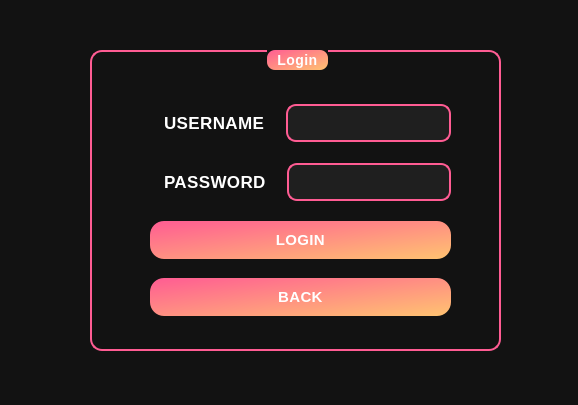
<?xml version="1.0" encoding="UTF-8"?>
<ui version="4.0">
 <class>studentlogin</class>
 <widget class="QDialog" name="studentlogin">
  <property name="geometry">
   <rect>
    <x>0</x>
    <y>0</y>
    <width>578</width>
    <height>405</height>
   </rect>
  </property>
  <property name="windowTitle">
   <string>Dialog</string>
  </property>
  <property name="styleSheet">
   <string notr="true">/* Main Window Background */
QWidget {
    background-color: #121212;
    color: #e0e0e0;
    font-family: 'Poppins', 'Segoe UI', sans-serif;
    font-size: 15px;
    letter-spacing: 0.4px;
    padding: 10px;
}

/* Labels */
QLabel {
    font-size: 17px;
    color: #ffffff;
    font-weight: 500;
}

/* Buttons */
QPushButton {
    background: qlineargradient(x1:0, y1:0, x2:1, y2:1, stop:0 #ff5c93, stop:1 #ffc371);
    border: none;
    border-radius: 14px;
    color: white;
    font-size: 15px;
    font-weight: bold;
    padding: 10px 22px;
    min-width: 120px;
    box-shadow: 0px 3px 8px rgba(0, 0, 0, 0.2);
    transition: all 0.25s;
}

QPushButton:hover {
    background: qlineargradient(x1:0, y1:0, x2:1, y2:1, stop:0 #ffc371, stop:1 #ff5c93);
    box-shadow: 0px 5px 12px rgba(255, 92, 147, 0.5);
}

QPushButton:pressed {
    background: qlineargradient(x1:0, y1:0, x2:1, y2:1, stop:0 #e34e82, stop:1 #ff9f57);
    transform: translateY(2px);
}

/* ComboBox */
QComboBox {
    background-color: #1f1f1f;
    border: 2px solid #ff5c93;
    border-radius: 10px;
    color: white;
    padding: 6px 12px;
    font-size: 14px;
}

QComboBox::drop-down {
    subcontrol-origin: padding;
    subcontrol-position: top right;
    width: 18px;
    background-color: #ff5c93;
    border-top-right-radius: 10px;
    border-bottom-right-radius: 10px;
}

QComboBox QAbstractItemView {
    background-color: #1f1f1f;
    color: #ffffff;
    selection-background-color: #ff5c93;
    border-radius: 8px;
}

/* LineEdit */
QLineEdit {
    background-color: #1f1f1f;
    border: 2px solid #ff5c93;
    border-radius: 10px;
    color: white;
    font-size: 14px;
    padding: 8px 12px;
}

/* Checkboxes */
QCheckBox {
    color: #ffffff;
    font-size: 14px;
}

QCheckBox::indicator {
    width: 18px;
    height: 18px;
    border: 2px solid #ff5c93;
    border-radius: 4px;
    background-color: transparent;
    transition: background-color 0.25s;
}

QCheckBox::indicator:checked {
    background-color: #ff5c93;
    border: 2px solid #ff9f57;
}

/* ScrollBar */
QScrollBar:vertical {
    background: #1f1f1f;
    width: 12px;
    margin: 4px;
    border-radius: 6px;
}

QScrollBar::handle:vertical {
    background: #ff5c93;
    border-radius: 6px;
    min-height: 20px;
}

QScrollBar::add-line, QScrollBar::sub-line {
    background: none;
}

/* Table Widget */
QTableWidget {
    background-color: #1f1f1f;
    border: 2px solid #ff5c93;
    color: #ffffff;
    font-size: 14px;
    gridline-color: #ff5c93;
}

QHeaderView::section {
    background-color: #ff5c93;
    color: white;
    padding: 6px;
    border: none;
}

/* Tooltips */
QToolTip {
    background-color: #ff5c93;
    color: white;
    padding: 6px;
    border-radius: 8px;
}

</string>
  </property>
  <widget class="QGroupBox" name="groupBox">
   <property name="geometry">
    <rect>
     <x>90</x>
     <y>50</y>
     <width>411</width>
     <height>301</height>
    </rect>
   </property>
   <property name="styleSheet">
    <string notr="true">QGroupBox {
    border: 2px solid #ff5c93;
    border-radius: 12px;
    margin-top: 1ex;
    padding-top: 10px;
    padding-bottom: 10px;
    color: white;
    font: bold 14px;
}

QGroupBox::title {
    border-radius: 8px;
    background-color: qlineargradient(x1:0, y1:0, x2:1, y2:1, stop:0 #ff5c93, stop:1 #ffc371);
    subcontrol-origin: margin;
    subcontrol-position: top center;
    padding: 2px 8px;
    color: white;
    font-size: 16px;
}</string>
   </property>
   <property name="title">
    <string>Login</string>
   </property>
   <widget class="QWidget" name="layoutWidget">
    <property name="geometry">
     <rect>
      <x>60</x>
      <y>40</y>
      <width>301</width>
      <height>241</height>
     </rect>
    </property>
    <layout class="QGridLayout" name="gridLayout">
     <item row="1" column="0">
      <layout class="QHBoxLayout" name="horizontalLayout_2">
       <item>
        <widget class="QLabel" name="label_2">
         <property name="text">
          <string>PASSWORD</string>
         </property>
        </widget>
       </item>
       <item>
        <widget class="QLineEdit" name="lineEdit_password">
         <property name="echoMode">
          <enum>QLineEdit::EchoMode::Password</enum>
         </property>
        </widget>
       </item>
      </layout>
     </item>
     <item row="0" column="0">
      <layout class="QHBoxLayout" name="horizontalLayout">
       <item>
        <widget class="QLabel" name="label">
         <property name="text">
          <string>USERNAME</string>
         </property>
        </widget>
       </item>
       <item>
        <widget class="QLineEdit" name="lineEdit_username"/>
       </item>
      </layout>
     </item>
     <item row="2" column="0">
      <widget class="QPushButton" name="pushButton">
       <property name="text">
        <string>LOGIN</string>
       </property>
      </widget>
     </item>
     <item row="3" column="0">
      <widget class="QPushButton" name="back">
       <property name="text">
        <string>BACK</string>
       </property>
      </widget>
     </item>
    </layout>
   </widget>
  </widget>
 </widget>
 <resources/>
 <connections/>
</ui>
